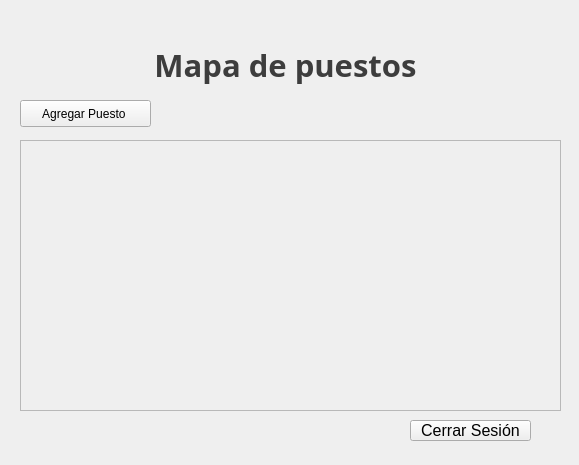
<?xml version="1.0" encoding="UTF-8"?>
<ui version="4.0">
 <class>Pagina_principal</class>
 <widget class="QMainWindow" name="Pagina_principal">
  <property name="geometry">
   <rect>
    <x>0</x>
    <y>0</y>
    <width>579</width>
    <height>465</height>
   </rect>
  </property>
  <property name="windowTitle">
   <string>Pagina_principal</string>
  </property>
  <widget class="QWidget" name="centralwidget">
   <widget class="QLabel" name="label">
    <property name="geometry">
     <rect>
      <x>130</x>
      <y>40</y>
      <width>311</width>
      <height>51</height>
     </rect>
    </property>
    <property name="font">
     <font>
      <family>Microsoft PhagsPa</family>
      <pointsize>23</pointsize>
     </font>
    </property>
    <property name="whatsThis">
     <string>&lt;html&gt;&lt;head/&gt;&lt;body&gt;&lt;p&gt;Principal&lt;/p&gt;&lt;/body&gt;&lt;/html&gt;</string>
    </property>
    <property name="text">
     <string>&lt;html&gt;&lt;head/&gt;&lt;body&gt;&lt;p align=&quot;center&quot;&gt;&lt;span style=&quot; font-size:20 pt; font-weight:700; color:#3d3d3d;&quot;&gt;Mapa de puestos&lt;/span&gt;&lt;/p&gt;&lt;/body&gt;&lt;/html&gt;</string>
    </property>
   </widget>
   <widget class="QPushButton" name="cerrar_sesion">
    <property name="geometry">
     <rect>
      <x>410</x>
      <y>420</y>
      <width>121</width>
      <height>21</height>
     </rect>
    </property>
    <property name="maximumSize">
     <size>
      <width>16777215</width>
      <height>21</height>
     </size>
    </property>
    <property name="font">
     <font>
      <family>Arial</family>
      <pointsize>12</pointsize>
     </font>
    </property>
    <property name="text">
     <string>Cerrar Sesión</string>
    </property>
   </widget>
   <widget class="QLabel" name="label_2">
    <property name="geometry">
     <rect>
      <x>10</x>
      <y>10</y>
      <width>541</width>
      <height>31</height>
     </rect>
    </property>
    <property name="styleSheet">
     <string notr="true">font: 12pt &quot;Segoe UI&quot;;</string>
    </property>
    <property name="text">
     <string/>
    </property>
   </widget>
   <widget class="QPushButton" name="agregar_puesto">
    <property name="geometry">
     <rect>
      <x>20</x>
      <y>100</y>
      <width>131</width>
      <height>27</height>
     </rect>
    </property>
    <property name="text">
     <string>Agregar Puesto </string>
    </property>
   </widget>
   <widget class="QScrollArea" name="contenedor_puestos">
    <property name="geometry">
     <rect>
      <x>20</x>
      <y>140</y>
      <width>541</width>
      <height>271</height>
     </rect>
    </property>
    <property name="widgetResizable">
     <bool>true</bool>
    </property>
    <widget class="QWidget" name="scrollAreaWidgetContents">
     <property name="geometry">
      <rect>
       <x>0</x>
       <y>0</y>
       <width>539</width>
       <height>269</height>
      </rect>
     </property>
    </widget>
   </widget>
  </widget>
 </widget>
 <resources/>
 <connections/>
</ui>
